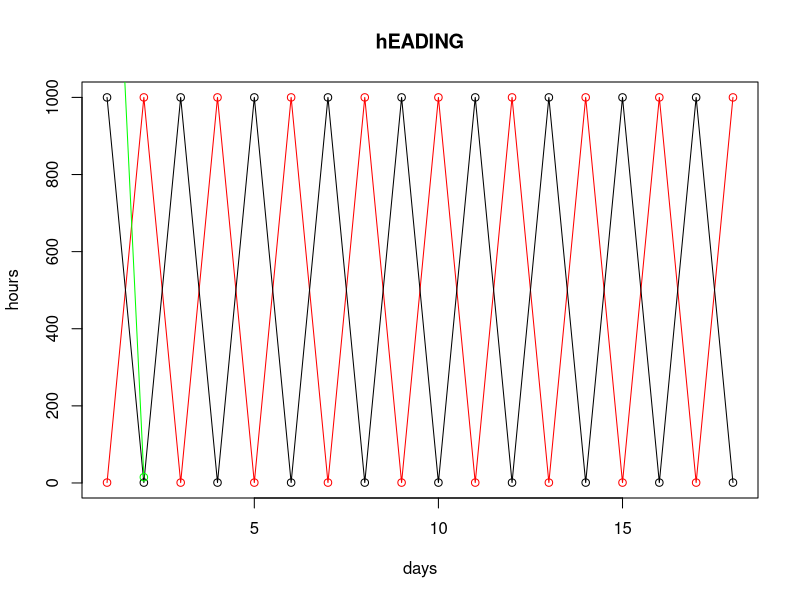

Generate this figure with R:
v = c(1,1000,1,1000,1,1000,1,1000,1,1000,1,1000,1,1000,1,1000,1,1000)
#t = C(1000,1,1000,1,1000,1,1000,1,1000,1,1000,1,1000,1,1000,1,1000,1)
t = c(1000,1,1000,1,1000,1,1000,1,1000,1,1000,1,1000,1,1000,1,1000,1)
b = c(2000,15)
png (file="D:/21CP033/lines2.png")
plot(v,type="o", col ="red", xlab="days", ylab="hours", main = "hEADING")
lines(t, type="o", col="black")
lines(b, type="o", col ="green")
dev.off()